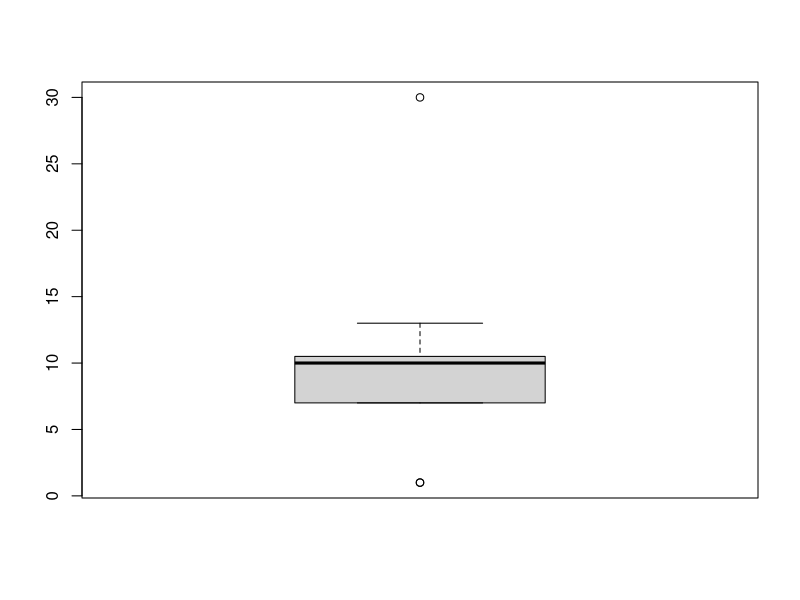

Reproduce this figure in R.
getwd()

######################################## 132
x1=c(7,8,9,9,10,10,11,11,12,13)
x2=c(7,9,9,10,10,10,10,11,11,13)
x3=c(1,1,7,7,10,10,10,10,11,13,30)
mean(x1)
mean(x2)
mean(x3)

median(x1)
median(x2)
median(x3)

names(table(x1))[table(x1) == max(table(x1))]

range(x1)
range(x3)

rs=boxplot(x3)
rs
rs$stats
